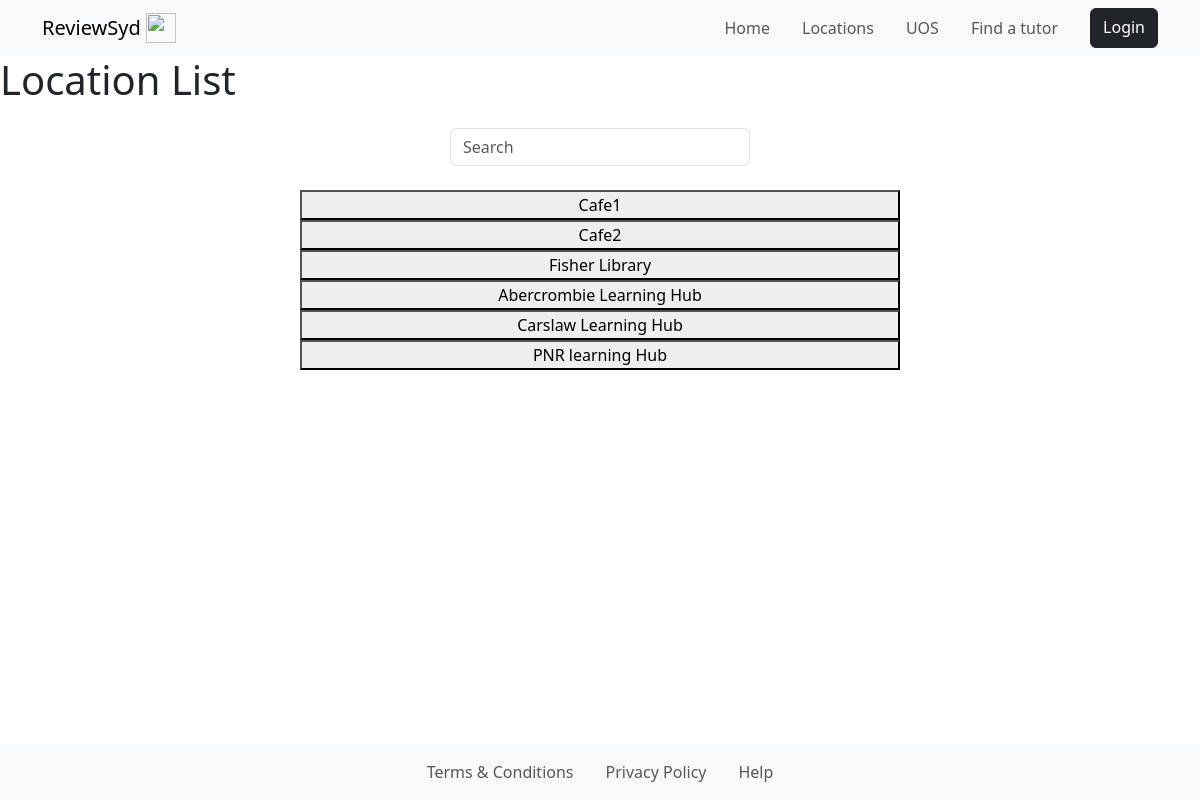
Before: /locationList/ with the older database file.
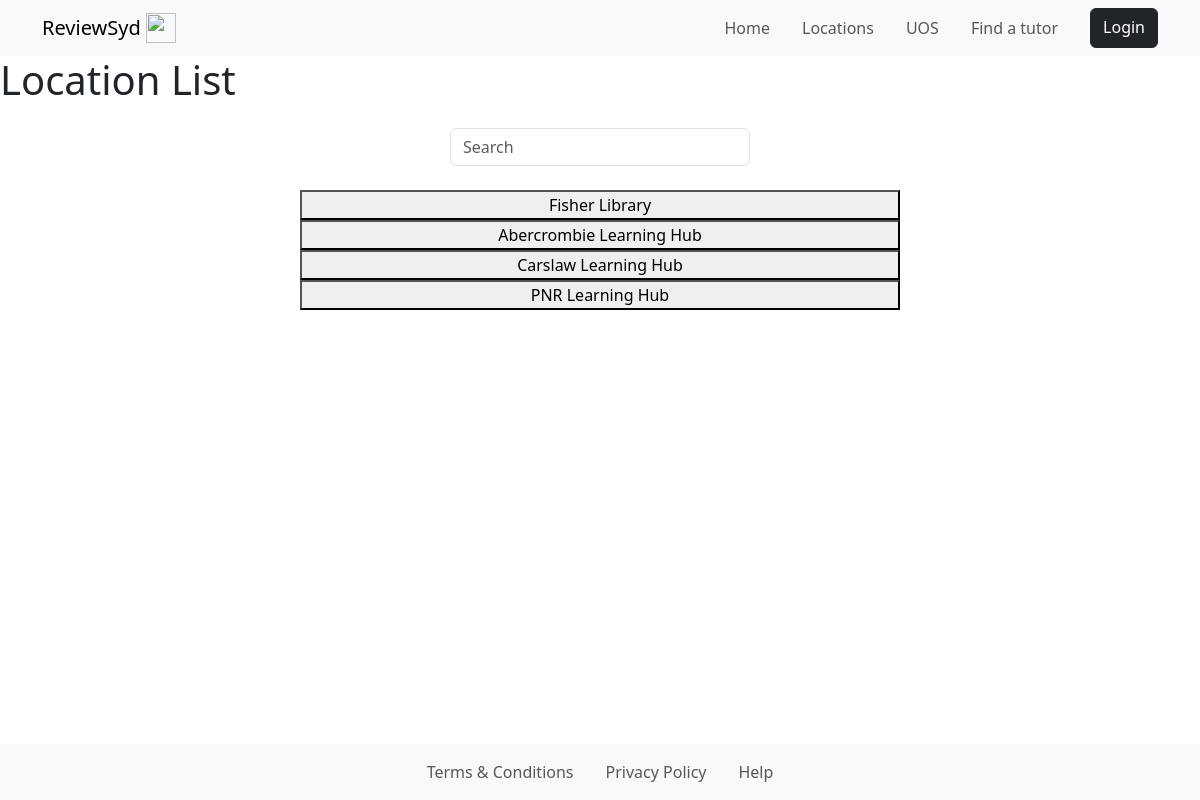
After: the same page with the newer database file.
### myapp/models.py (models this page shows)
class Locations(models.Model):
    name= models.CharField(max_length=255)
    location= models.CharField(max_length=255)
    hours=models.CharField(max_length=255)
    website=models.CharField(max_length=255, blank=True)
    phone_number=models.CharField(max_length=255, blank=True)
    amenities=models.CharField(max_length=255, blank=True)
    avgNoise=models.IntegerField(blank=True, default=0)
    avgAmen=models.IntegerField(blank=True, default=0)
    avgClean=models.IntegerField(blank=True, default=0)
    nearPlaces=models.CharField(max_length=255, blank=True)

### myapp/views.py (the view)
# urls.py: path("locationList/", views.locationList, name="location list"),
def locationList(request):
    results=Locations.objects.all()
    return render(request, "locationList.html", {"locations": results})

### myapp/templates/locationList.html (shortened to what this page needs)
{%extends "hf.html"%}{%block title%}Location List{%endblock%}
{%block content%}
<h1> Location List </h1>
<div class="input-group rounded w-25 mx-auto py-3">
    <input type="search" id="search" class="form-control rounded" placeholder="Search" aria-label="Search" aria-describedby="search-addon" />
</div>
<div id="locations" class="mx-auto w-50 pt-2 text-center">
    {%for location in locations%}
        <div>
            <button class="w-100" onclick="location.href = '/location/{{location.name}}/'">
                {{location.name}}
            </button>
        </div>
    {%endfor%}
</div>
{%endblock%}

Changed rows visible on the page:
removed Locations: name "Cafe1"
removed Locations: name "Cafe2"
changed Locations: name "PNR learning Hub" → "PNR Learning Hub"
